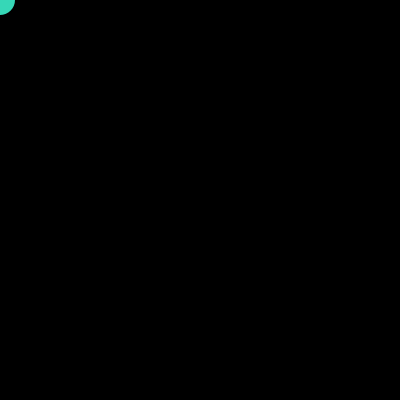
Frame 1 (no input)
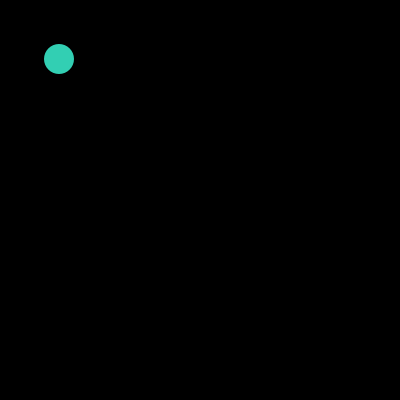
Frame 60 (the mouse pressed at the canvas centre just before this capture)
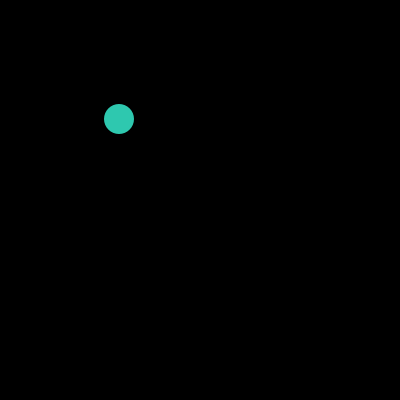
Frame 120 (the mouse held since frame 60 and released just before this capture)

The Processing sketch that drew these frames (run headless with seeded random() and noise(); from frame 60 on, the mouse is pressed at the canvas centre):

// Processing sketch: s06e01elenaerrazuriz
// ── s06e01elenaerrazuriz.pde
//Expresión Digital II - Diseño Digital - UDD - 2016
// M. Elena Errázuriz
//s06e01elenaerrazuriz

float x, y, amt;
color c1, c2, c3;

void setup() {
  size(400, 400);
  x = 0;
  y = 0;

  c1 = color(54, 215, 183); //turquesa
  c2 = color(27, 163, 156); //sea green
}

void draw() {
  amt = map(x, 0, width, 0, 1); 
  c3 = lerpColor(c1, c2, amt);
  background(0);
  fill(c3);
  noStroke();
  ellipse(x, y, 30, 30);
  x++;
  y++;
}
